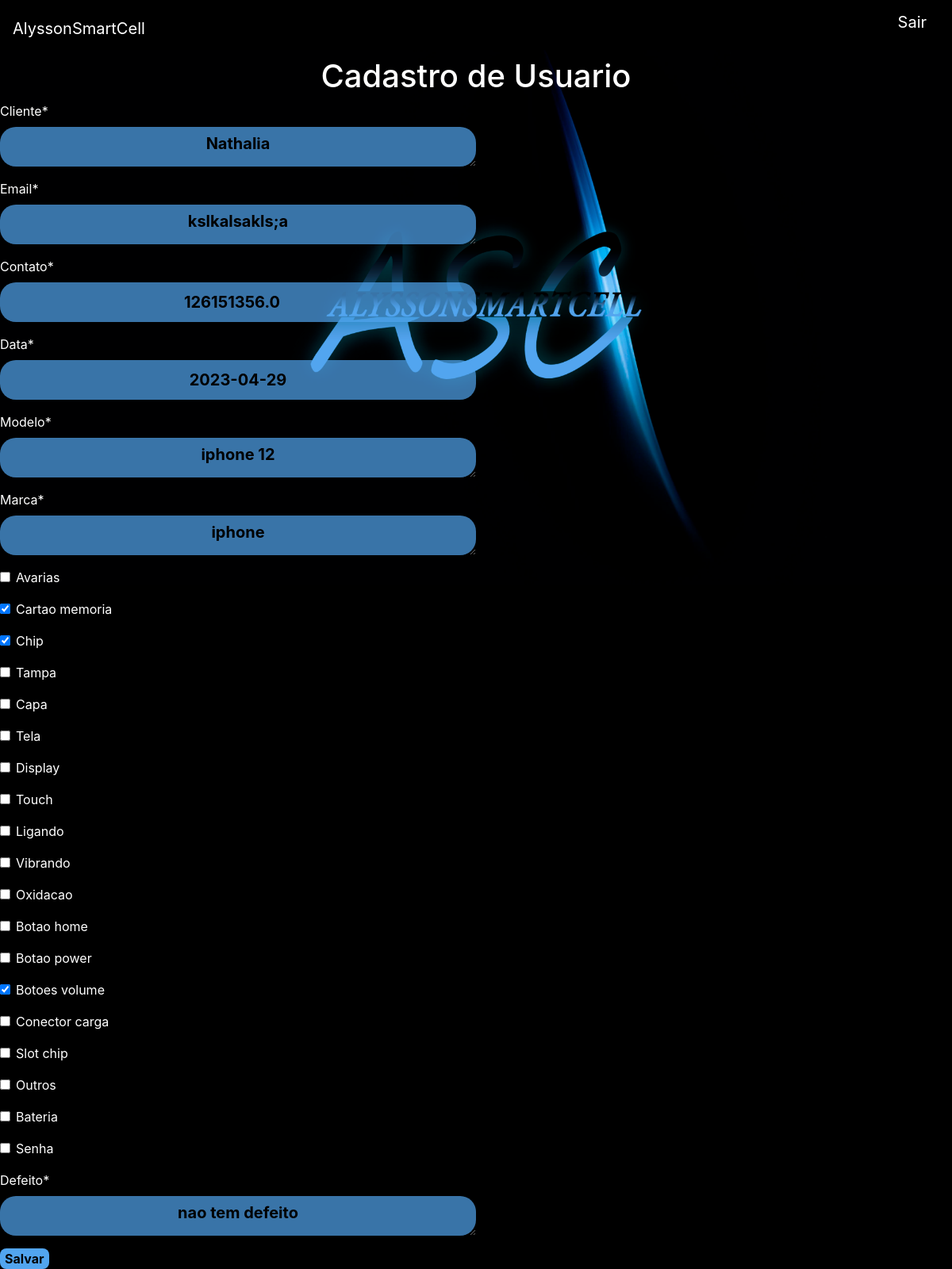
The page /inicial/novaos/5 on the database its author committed.
### OS/models.py (models this page shows)
class ordens_servico(models.Model):
    cliente = models.TextField(max_length=255)
    email = models.TextField(max_length=255)
    contato = models.FloatField()
    data = models.DateField(default=datetime.now)
    modelo = models.TextField(max_length=10)
    marca = models.TextField(max_length=10)
    avarias = models.BooleanField(default=False)
    if avarias == True:
        tipo_avaria = models.TextField()
    else:
        pass
    bateria = models.BooleanField(default=False)
    cartao_memoria = models.BooleanField(default=False)
    chip = models.BooleanField(default=False)
    tampa = models.BooleanField(default=False)
    capa = models.BooleanField(default=False)
    tela = models.BooleanField(default=False)
    display = models.BooleanField(default=False)
    touch = models.BooleanField(default=False)
    ligando = models.BooleanField(default=False)
    vibrando = models.BooleanField(default=False)
    oxidacao = models.BooleanField(default=False)
    botao_home = models.BooleanField(default=False)
    botao_power = models.BooleanField(default=False)
    botoes_volume = models.BooleanField(default=False)
    conector_carga = models.BooleanField(default=False)
    slot_chip= models.BooleanField(default=False)
    outros = models.BooleanField(default=False)
    bateria = models.BooleanField(default=False)
    senha = models.BooleanField(default=False)
    valor = models.FloatField
    defeito = models.TextField(max_length=50)

### OS/views.py (the view)
# urls.py: path('inicial/novaos/<int:id_os>', views_os.editar, name='editar'),
def editar(request, id_os):
    ordemdeservico = ordens_servico.objects.get(pk=id_os)
    if request.method == 'GET':
        formulario_cadastrade = CadastroForm(instance=ordemdeservico)
        return render(request,'users/novaos.html', {'formulario':formulario_cadastrade})
    else:
        formulario = CadastroForm(request.POST,instance=ordemdeservico)
        if formulario.is_valid():
            formulario.save()
        return redirect('PaginaInicial')

### OS/forms.py
class CadastroForm(ModelForm):
    class Meta:
        model = ordens_servico
        fields = '__all__'

### users/templates/users/novaos.html (shortened to what this page needs)
{% extends 'users/base.html' %}
{% block conteudo %}
{% load crispy_forms_tags %}
{% load static%}
<link rel="stylesheet" href="{% static 'css/criaros.css'%}">
<form action="" method="post">
    <h1 class="titulo">Cadastro de Usuario</h1>
    {{formulario | crispy}}
    <button id="bt" type="submit">Salvar</button>
</form>
{% endblock %}

### static/css/criaros.css (style rules this page uses)
.titulo { color: white; text-align: center; }
.form-label { color: white; }
#id_cliente.textarea.form-control, #id_email.textarea.form-control, #id_marca.textarea.form-control, #id_modelo.textarea.form-control, #id_defeito.textarea.form-control, #id_data.dateinput.form-control, #id_contato.numberinput.form-control { color: black; text-align: center ; height: 50px; width: 50%; border: none; border-radius: 20px; opacity: 70%; align-items: center; background-color: #52a5ef ; font-weight: bold; font-size: 20px; }
label.form-check-label { color: white; }
#bt { background-color: #52a5ef; font-weight: bold; border: none; border-radius: 8px; text-align: center; }

### users/templates/users/base.html (style rules this page uses)
body { height: 100vh; background-color: black; background-position: center center; background-repeat: no-repeat; background-size: contain; }

### rows shown on the page
ordens_servico: cliente "Nathalia", email "kslkalsakls;a", contato "126151356.0", data "2023-04-29", modelo "iphone 12", marca "iphone", cartao_memoria "☑", chip "☑", botoes_volume "☑", defeito "nao tem defeito"
